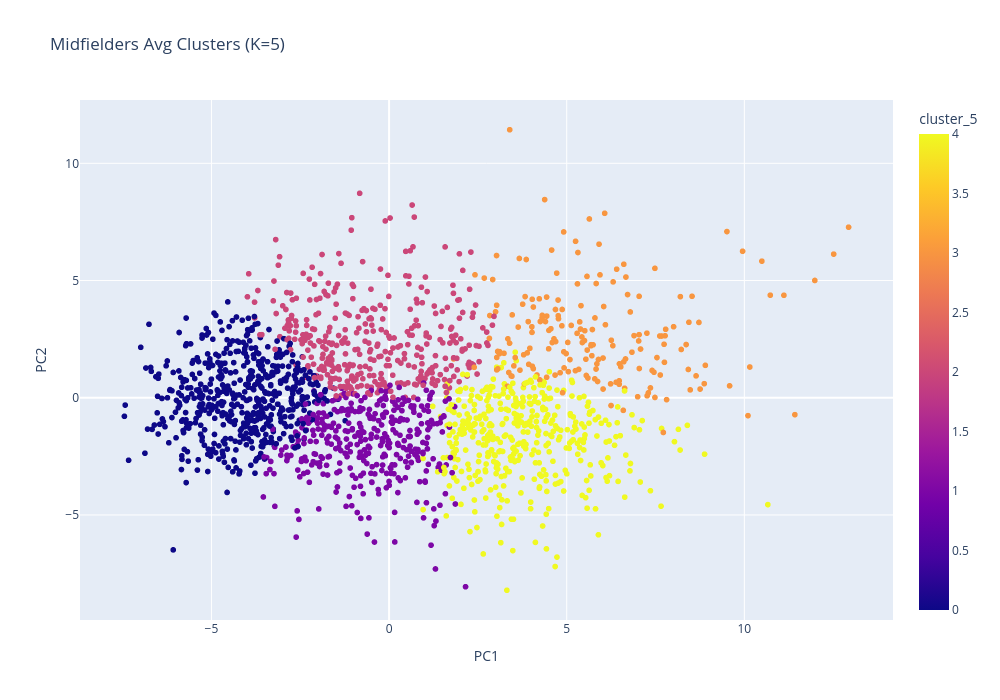

Write notebook code for a chart like this one.
### Code cell
pca = PCA(n_components=2)

X_avg_pca = pca.fit_transform(X_avg_scaled)

df_avg["PC1"] = X_avg_pca[:,0]
df_avg["PC2"] = X_avg_pca[:,1]

fig = px.scatter(
    df_avg,
    x="PC1",
    y="PC2",
    color=f"cluster_{x}",
    hover_name='player',         
    hover_data=['team','appearances','minutesplayed'], 
    title=f"Midfielders Avg Clusters (K={x})",
    width=1000,
    height=700
)

fig.show()

### Figure 1 — Plotly figure (JSON) as saved in the notebook; plotly's stock layout.template omitted (floating-point values rounded to 4 significant figures; data arrays with more than 128 entries replaced by an {"elided": "..."} marker saying what was removed)
{"data": [{"customdata": {"elided": "1895x3 mixed values"}, "hovertemplate": "<b>%{hovertext}</b><br><br>PC1=%{x}<br>PC2=%{y}<br>team=%{customdata[0]}<br>appearances=%{customdata[1]}<br>minutesplayed=%{customdata[2]}<br>cluster_5=%{marker.color}<extra></extra>", "hovertext": {"elided": "1895 str values"}, "legendgroup": "", "marker": {"color": {"elided": "1895 int values"}, "coloraxis": "coloraxis", "symbol": "circle"}, "mode": "markers", "name": "", "showlegend": false, "type": "scattergl", "x": {"elided": "1895 float values"}, "xaxis": "x", "y": {"elided": "1895 float values"}, "yaxis": "y"}], "layout": {"coloraxis": {"colorbar": {"title": {"text": "cluster_5"}}, "colorscale": [[0, "#0d0887"], [0.1111, "#46039f"], [0.2222, "#7201a8"], [0.3333, "#9c179e"], [0.4444, "#bd3786"], [0.5556, "#d8576b"], [0.6667, "#ed7953"], [0.7778, "#fb9f3a"], [0.8889, "#fdca26"], [1, "#f0f921"]]}, "height": 700, "legend": {"tracegroupgap": 0}, "title": {"text": "Midfielders Avg Clusters (K=5)"}, "width": 1000, "xaxis": {"anchor": "y", "domain": [0, 1], "title": {"text": "PC1"}}, "yaxis": {"anchor": "x", "domain": [0, 1], "title": {"text": "PC2"}}}}
